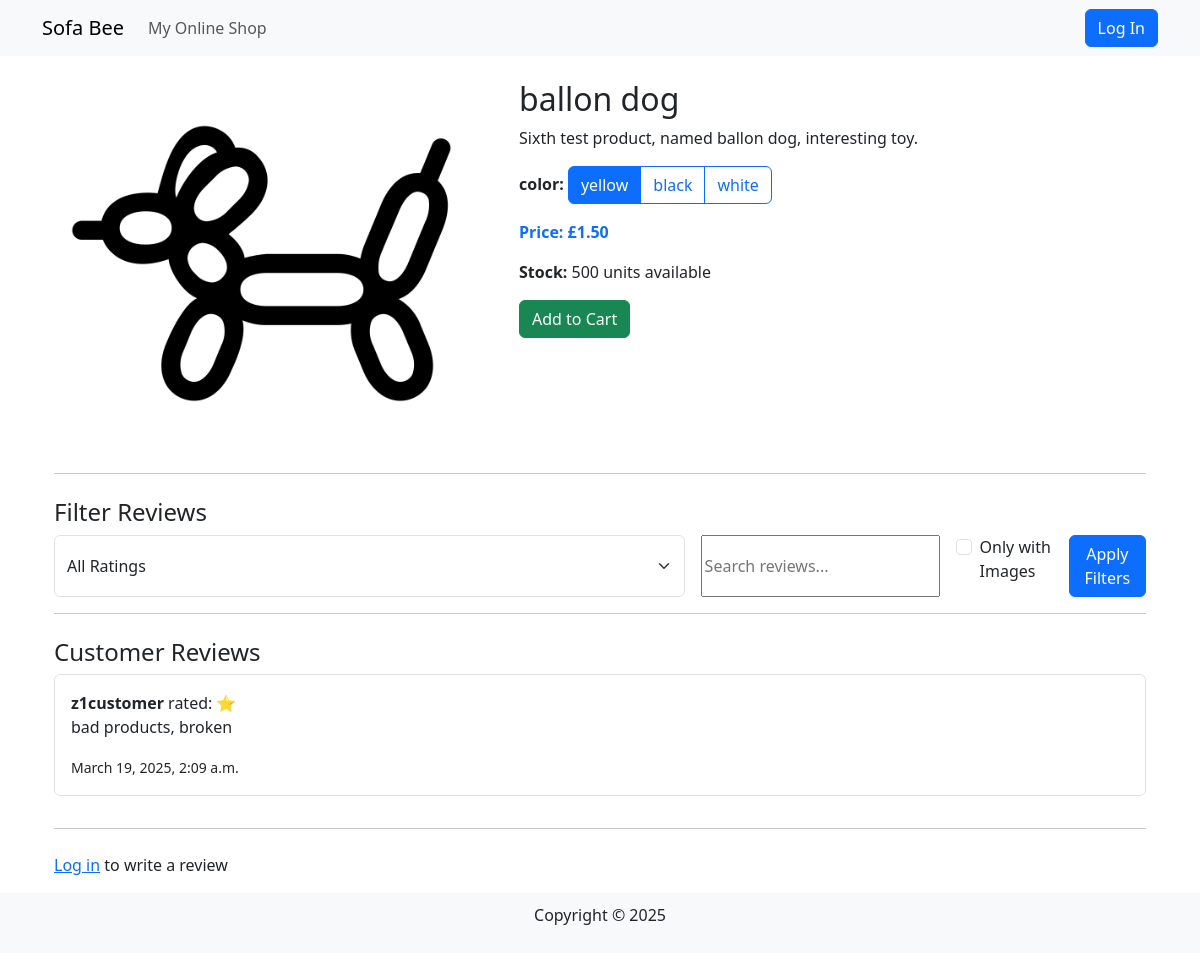
Page /products/6/ on the committed database.
### products/models.py (models this page shows, shortened)
class Product(models.Model):
    name = models.CharField(max_length=255)
    description = models.TextField()
    price = models.DecimalField(max_digits=10, decimal_places=2)
    category = models.ForeignKey(Category, on_delete=models.SET_NULL, null=True, blank=True)
    image = models.ImageField(upload_to='products/', blank=True, null=True)
    seller = models.ForeignKey(User, on_delete=models.CASCADE, null=True, blank=True)
    stock = models.PositiveIntegerField(default=0)
    created_at = models.DateTimeField(auto_now_add=True)

class ProductAttribute(models.Model):
    product = models.ForeignKey(Product, on_delete=models.CASCADE, related_name="attributes")
    name = models.CharField(max_length=100)

class ProductAttributeValue(models.Model):
    attribute = models.ForeignKey(ProductAttribute, on_delete=models.CASCADE, related_name="values")
    value = models.CharField(max_length=100)

class ProductVariant(models.Model):
    product = models.ForeignKey(Product, on_delete=models.CASCADE, related_name="variants")
    attribute_values = models.ManyToManyField(ProductAttributeValue)
    price = models.DecimalField(max_digits=10, decimal_places=2)
    stock = models.PositiveIntegerField(default=0)
    is_default = models.BooleanField(default=False)

### reviews/models.py (models this page shows, shortened)
class Review(models.Model):
    product = models.ForeignKey(Product, on_delete=models.CASCADE, related_name="reviews")  # related to the products
    user = models.ForeignKey(User, on_delete=models.CASCADE)  # related user
    rating = models.IntegerField(choices=[(i, i) for i in range(1, 6)])  # rate (1-5)
    comment = models.TextField()  # comment
    created_at = models.DateTimeField(auto_now_add=True)  # time
    image = models.ImageField(upload_to='reviews/', blank=True, null=True)  # review by image
    def get_stars(self):
        return range(self.rating)

### products/views.py (the view)
# urls.py: path('<int:product_id>/', product_detail, name='product_detail'),
def product_detail(request, product_id):
    product = get_object_or_404(Product, id=product_id)
    if product is None:
        return render(request, "404.html", {"message": "No Product matches the given query."}, status=404)
    reviews = product.reviews.all()
    variants = ProductVariant.objects.filter(product=product)
    has_variants = variants.exists()
    """
    # handle review filter
    for review in reviews:
        review["rating"] = int(review["rating"])
        review["stars"] = range(review["rating"])
    """
    attributes = {}
    if has_variants:
        for variant in variants:
            for attr_value in variant.attribute_values.all():
                attr = attr_value.attribute
                if attr.id not in attributes:
                    attributes[attr.id] = {
                        'id': attr.id,
                        'name': attr.name,
                        'values': []
                    }
                value_dict = {
                    'id': attr_value.id,
                    'value': attr_value.value
                }
                if value_dict not in attributes[attr.id]['values']:
                    attributes[attr.id]['values'].append(value_dict)
    variants_json = []
    for variant in variants:
        variants_json.append({
            'id': variant.id,
            'price': str(variant.price),
            'stock': variant.stock,
            'is_default': variant.is_default,
            'attribute_values': list(variant.attribute_values.values_list('id', flat=True))
        })
    default_variant = None
    if has_variants:
        try:
            default_variant = variants.get(is_default=True)
        except ProductVariant.DoesNotExist:
            default_variant = variants.first()
    if request.method == 'POST':
        form = ReviewForm(request.POST, request.FILES)
        if form.is_valid():
            review = form.save(commit=False)
            review.product = product
            review.user = request.user
            review.save()
            messages.success(request, "Your review has been submitted!")
            return redirect('products:product_detail', product_id=product.id)
    else:
        form = ReviewForm()
    context = {
        "product": product,
        "reviews": reviews,
        "form": form,
        "has_variants": has_variants,
        "attributes": list(attributes.values()),
        "variants_json": json.dumps(variants_json, cls=DjangoJSONEncoder),
        "default_variant": default_variant
    }
    return render(request, "products/product_detail.html", context)

### reviews/forms.py
class ReviewForm(forms.ModelForm):
    class Meta:
        model = Review
        fields = ['rating', 'comment', 'image']
        widgets = {
            'rating': forms.Select(attrs={'class': 'form-select'}),
            'comment': forms.Textarea(attrs={'class': 'form-control'}),
            'image': forms.FileInput(attrs={'class': 'form-control'}),
        }

### cart/context_processors.py (called while the page is built)
def cart_processor(request):
    cart = None
    cart_total_items = 0
    if request.user.is_authenticated:
        try:
            cart = Cart.objects.get(user=request.user)
            cart_total_items = cart.items.count()
        except Cart.DoesNotExist:
            pass
    return {
        'cart': cart,
        'cart_total_items': cart_total_items
    }

### products/templates/products/product_detail.html (shortened to what this page needs)
{% extends "base.html" %}
{% block content %}
<div class="container mt-4">
    <div class="row">
        <div class="col-md-5">
            {% if product.image %}
            <img src="{{ product.image.url }}" alt="{{ product.name }}" class="img-fluid">
            {% else %}
            <div class="text-center py-5 bg-light">No Image Available</div>
            {% endif %}
        </div>
        <div class="col-md-7">
            <h2>{{ product.name }}</h2>
            <p>{{ product.description }}</p>
            {% if has_variants %}
                <div id="variant-selection" class="mb-3">
                    {% for attribute in attributes %}
                        <div class="mb-3">
                            <label class="form-label"><strong>{{ attribute.name }}:</strong></label>
                            <div class="btn-group attribute-options" role="group" data-attribute-id="{{ attribute.id }}">
                                {% for value in attribute.values %}
                                    <label class="btn btn-outline-primary" for="attr_{{ attribute.id }}_{{ value.id }}">{{ value.value }}</label>
                                {% endfor %}
                            </div>
                        </div>
                    {% endfor %}
                </div>
                <p class="text-primary"><strong>Price: £<span id="variant-price">
                    {% if default_variant %}{{ default_variant.price }}{% else %}{{ product.price }}{% endif %}
                </span></strong></p>
                <p><strong>Stock:</strong> <span id="variant-stock">
                    {% if default_variant %}{{ default_variant.stock }}{% else %}{{ product.stock }}{% endif %}
                </span> units available</p>
                <button class="btn btn-success" id="add-to-cart-btn">Add to Cart</button>
            {% else %}
                <p class="text-primary"><strong>Price: £{{ product.price }}</strong></p>
                <p><strong>Category:</strong> {{ product.category.name }}</p>
                <p><strong>Stock:</strong> {{ product.stock }} units available</p>
                <button class="btn btn-success" onclick="addToCart({{ product.id }})">Add to Cart</button>
            {% endif %}
        </div>
    </div>
    <hr>
    <div class="row mt-4">
        <div class="col-md-12">
            <h4>Filter Reviews</h4>
            <div class="d-flex gap-3">
                <select id="filter-rating" class="form-select">
                    <option value="">All Ratings</option>
                </select>
                <input type="text" id="filter-keyword" placeholder="Search reviews...">
                <div class="form-check">
                    <input type="checkbox" class="form-check-input" id="filter-images">
                    <label for="filter-images" class="form-check-label">Only with Images</label>
                </div>
                <button class="btn btn-primary" onclick="filterReviews()">Apply Filters</button>
            </div>
        </div>
    </div>
    <hr>
    <div class="row mt-4">
        <div class="col-md-12">
            <h4>Customer Reviews</h4>
            <div id="reviews-list">
                {% for review in reviews %}
                    <div class="review-card p-3 border rounded mb-3">
                        <strong>{{ review.user.username }}</strong> rated:
                        <span class="rating-stars">
                            {% for _ in review.get_stars %}
                                ⭐
                            {% endfor %}
                        </span>
                        <p>{{ review.comment }}</p>
                        <small>{{ review.created_at }}</small>
                    </div>
                {% empty %}
                    <p>No reviews available.</p>
                {% endfor %}
            </div>
        </div>
    </div>
    <hr>
    <div class="row mt-4">
        <div class="col-md-12">
            {% if user.is_authenticated %}
                {% if user.userprofile.user_type == 'regular' %}
                    <h4>Write a Review</h4>
                    <form id="review-form" method="POST" action="/products/reviews/add/{{ product.id }}/" enctype="multipart/form-data">
                        {% csrf_token %}
                        <div class="mb-3">
                            <label for="rating" class="form-label">Rating:</label>
                            <select id="rating" class="form-select" name="rating" required>
                                <option value="5">⭐⭐⭐⭐⭐</option>
                                <option value="4">⭐⭐⭐⭐</option>
                                <option value="3">⭐⭐⭐</option>
                                <option value="2">⭐⭐</option>
                                <option value="1">⭐</option>
                            </select>
                        </div>
                        <div class="mb-3">
                            <label for="comment" class="form-label">Comment:</label>
                            <textarea id="comment" class="form-control" name="comment" required></textarea>
                        </div>
                        <div class="mb-3">
                            <label for="image" class="form-label">Image (optional):</label>
                            <input type="file" id="image" class="form-control" name="image">
                        </div>
                        <button type="submit" class="btn btn-success">Submit Review</button>
                    </form>
                {% elif user.userprofile.user_type == 'merchant' %}
                    <div class="alert alert-info">
                        <p>As a merchant, you cannot submit reviews. This feature is only available to regular users.</p>
                    </div>
                {% endif %}
            {% else %}
                <p><a href="{% url 'users:login' %}">Log in</a> to write a review</p>
            {% endif %}
        </div>
    </div>
</div>
{% endblock %}

### products/templates/base.html (style rules this page uses)
body { display: flex; flex-direction: column; min-height: 100vh; }

### rows in the picture
Product: image (picture), name "ballon dog", description "Sixth test product, named ballon dog, interesting toy."
ProductAttribute: name "color"
ProductAttributeValue: value "yellow"
ProductAttributeValue: value "black"
ProductAttributeValue: value "white"
ProductVariant: price "1.50", stock "500"
Review: user.username "z1customer", rating 1 (drawn), comment "bad products, broken", created_at "March 19, 2025, 2:09 a.m."
